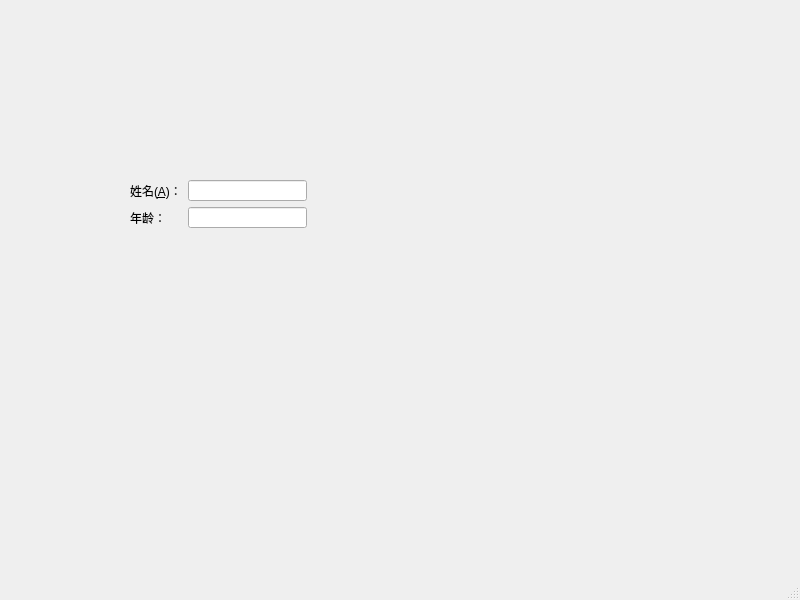
<?xml version="1.0" encoding="UTF-8"?>
<ui version="4.0">
 <class>MainWindow</class>
 <widget class="QMainWindow" name="MainWindow">
  <property name="geometry">
   <rect>
    <x>0</x>
    <y>0</y>
    <width>800</width>
    <height>600</height>
   </rect>
  </property>
  <property name="windowTitle">
   <string>MainWindow</string>
  </property>
  <widget class="QWidget" name="centralwidget">
   <widget class="QWidget" name="formLayoutWidget">
    <property name="geometry">
     <rect>
      <x>130</x>
      <y>180</y>
      <width>177</width>
      <height>48</height>
     </rect>
    </property>
    <layout class="QFormLayout" name="formLayout">
     <item row="0" column="0">
      <widget class="QLabel" name="label">
       <property name="text">
        <string>姓名(&amp;A)：</string>
       </property>
       <property name="buddy">
        <cstring>lineEdit</cstring>
       </property>
      </widget>
     </item>
     <item row="0" column="1">
      <widget class="QLineEdit" name="lineEdit"/>
     </item>
     <item row="1" column="0">
      <widget class="QLabel" name="label_2">
       <property name="sizePolicy">
        <sizepolicy hsizetype="Expanding" vsizetype="Preferred">
         <horstretch>3</horstretch>
         <verstretch>0</verstretch>
        </sizepolicy>
       </property>
       <property name="text">
        <string>年龄：</string>
       </property>
      </widget>
     </item>
     <item row="1" column="1">
      <widget class="QLineEdit" name="lineEdit_2">
       <property name="sizePolicy">
        <sizepolicy hsizetype="Expanding" vsizetype="Fixed">
         <horstretch>3</horstretch>
         <verstretch>0</verstretch>
        </sizepolicy>
       </property>
      </widget>
     </item>
    </layout>
   </widget>
  </widget>
  <widget class="QMenuBar" name="menubar">
   <property name="geometry">
    <rect>
     <x>0</x>
     <y>0</y>
     <width>800</width>
     <height>23</height>
    </rect>
   </property>
  </widget>
  <widget class="QStatusBar" name="statusbar"/>
 </widget>
 <resources/>
 <connections/>
</ui>
